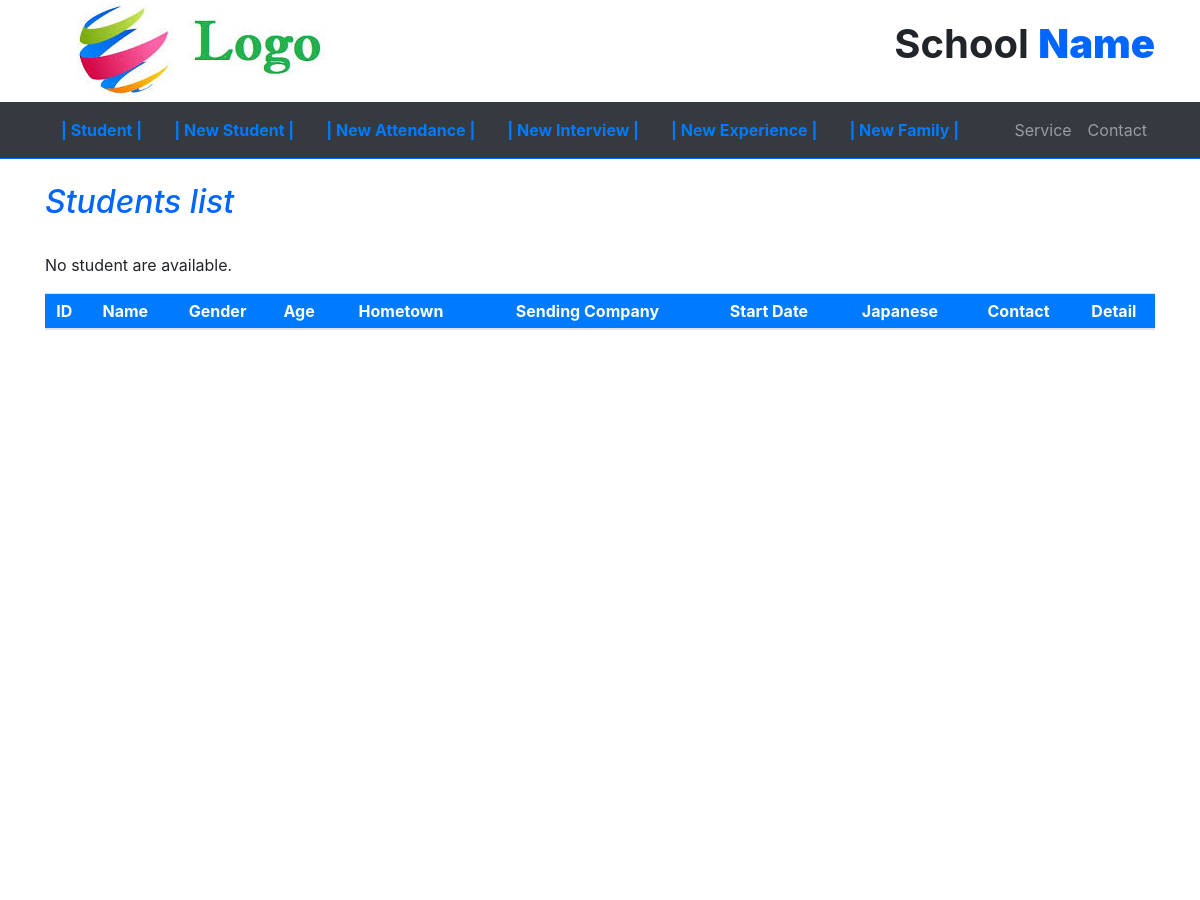
/students/ (upper part), run on an earlier commit of the app's database.
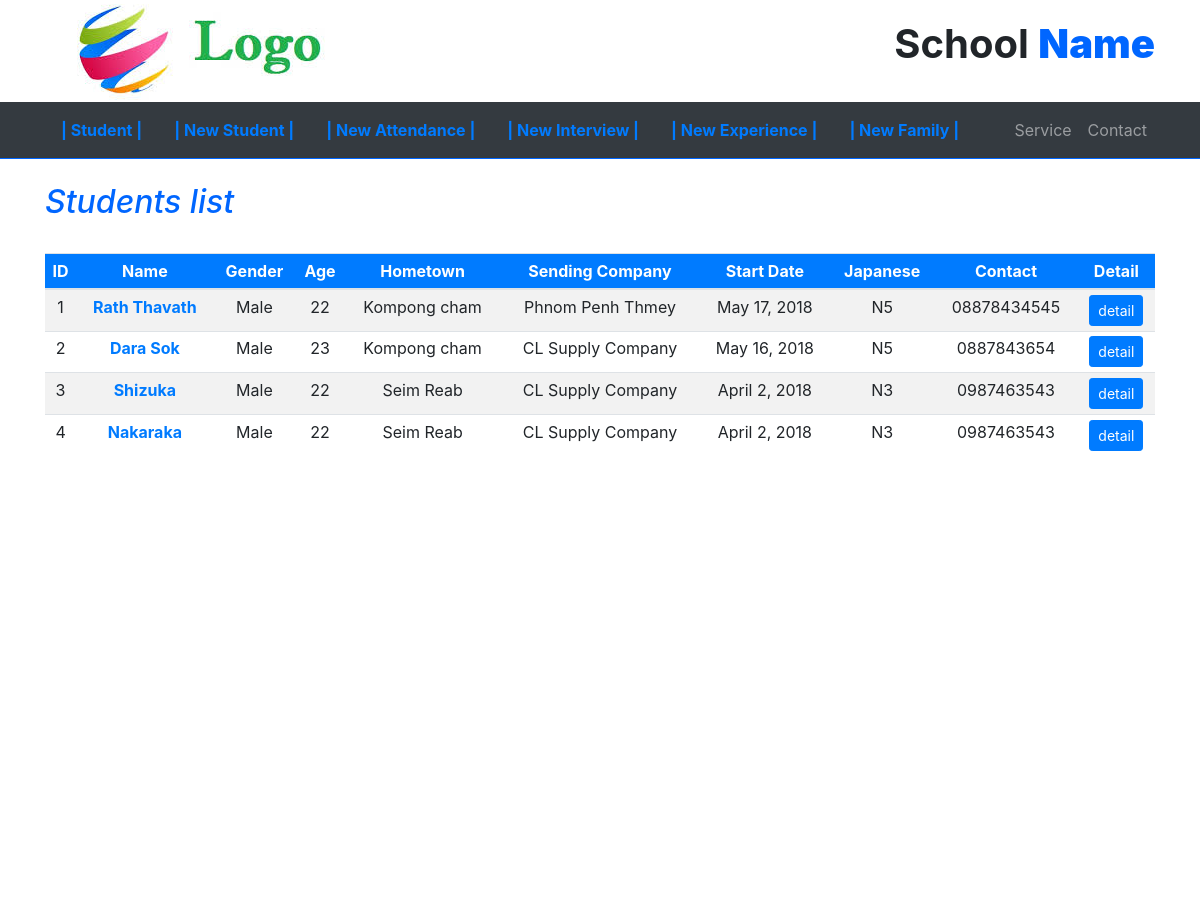
And on a later commit of the database.
### students/models.py (models this page shows, shortened)
class Student(models.Model):
	english_name = models.CharField(max_length=200)
	khmer_name = models.CharField(max_length=200, blank=True)
	japanese_name = models.CharField(max_length=200, blank=True)
	nationality = models.CharField(max_length=50)
	place_of_birth = models.CharField(max_length=200)
	card_id = models.CharField(max_length=100, blank=True)
	khmer_salary = models.FloatField(max_length=10, default=150, blank=True)
	EDU = (
		('Primary School','Primary School'),
		('Secondary School','Secondary School'),
		('High School','High School'),
		('University','University'),
		('Vocation School', 'Vocation Shool'),
		('Traning School','Traning School'),
		)
	education = models.CharField(max_length=200, choices=EDU)
	date_of_birth = models.DateField(auto_now=False, auto_now_add=False)
	age = models.PositiveIntegerField(default=0)
	GENDER = (
			('Male','Male'),
			('Female','Female'),
		)
	gender = models.CharField(max_length=200,choices=GENDER)
	state_of_healt = models.CharField(max_length=20, blank=True)
	blood_type = models.CharField(max_length=20, blank=True)
	vision = models.CharField(max_length=50, blank=True)
	interest = models.CharField(max_length=50, blank=True)
	year_of_experience = models.IntegerField(default=0)
	MARRIED = (
			('Yes','Yes'),
			('No','No'),
		)
	married = models.CharField(max_length=50, choices=MARRIED)
	position = models.CharField(max_length=50, blank=True)
	behavior = models.CharField(max_length=50, blank=True)
	went_to_japan = models.CharField(max_length=50, choices=MARRIED)
	japanese_conversation = models.CharField(max_length=50, choices=MARRIED)
	height = models.CharField(max_length=50, blank=True)
	weight = models.CharField(max_length=50, blank=True)
	current_address = models.CharField(max_length=200)
	REASON = (
		('Increase Revenue','Increase Revenue'),
		('Respect to parents','Respect to parents'),
		('Improve Living','Improve Living'),
		('Education','Education'),
		('Other Reason','Other Reason'),
		)
	reason = models.CharField(max_length=255, choices=REASON)
	arrang_money = models.TextField(max_length=255, blank=True)
	COMPANY=(
		('Company 168','Company 168'),
		('Phnom Penh Thmey','Phnom Penh Thmey'),
		('CL Supply Company','CL Supply COMPANY'),
		('Other Company','Other Company'),
		)
	sending_company = models.CharField(max_length=200, choices=COMPANY)
	LEVEL = (
		('level','level'),
		('N5','N5'),
		('N4','N4'),
		('N3','N3'),
		('N2','N2'),
		('N1','N1'),
	)
	japanese_level = models.CharField(max_length=50, choices=LEVEL)
	field_of_work = models.CharField(max_length=50, blank=True)
	date_go_japan = models.DateField(auto_now_add=False, auto_now=False, blank=True)
	prefecture = models.CharField(max_length=50, blank=True)
	zip_code = models.CharField(max_length=50, blank=True)
	address_in_japan = models.CharField(max_length=200)
	grammer_level = models.CharField(max_length=200, blank=True)
	idiom_level = models.CharField(max_length=200, blank=True)
	conversation_level = models.CharField(max_length=200, blank=True)
	life_attitude = models.CharField(max_length=200, blank=True)
	course_type = models.CharField(max_length=100, blank=True)
	last_peroid_of_study = models.DateField(auto_now=False, auto_now_add=False, blank=True)
	university_name = models.CharField(max_length=200, blank=True)
	subject_name = models.CharField(max_length=100, blank=True)
	teacher_name = models.CharField(max_length=50, blank=True)
	book_type = models.CharField(max_length=50, blank=True)
	start_date = models.DateField(blank=True)
	end_date = models.DateField(blank=True)
	status = models.CharField(max_length=50, blank=True)
	description = models.CharField(max_length=255, blank=True)
	admin_name = models.CharField(max_length=50, blank=True)
	email_address = models.EmailField(max_length=255, blank=True)
	phone_number = models.CharField(max_length=255, blank=True)

### students/views.py (the view)
def index(request):
    students = Student.objects.all()
    context = { 'students': students }
    return render(request, 'students/index.html', context)

### students/templates/students/index.html
{% extends 'students/base.html' %}
{% block content %}
				<div class="container">
					<div>
					<br>
					<h2><i style="color: #0066ff;">Students list</i></h2>
				    <br>
				    <table class="table table-hover table-sm table-striped table-responsive-sm " style="text-align: center;">
				    	<thead class="bg-primary" style="color: white; height: 30px;">
				    		<tr>
				    			<th>ID</th>
				    			<th>Name</th>
				    			<th>Gender</th>
				    			<th>Age</th>
				    			<th>Hometown</th>
				    			<th>Sending Company</th>
				    			<th>Start Date</th>
				    			<th>Japanese</th>
				    			<th>Contact</th>
				    			<th>Detail</th>
				    		</tr>
				    	</thead >
				    	<tbody class="table-hover">
				    	{% if students %}
				    	{% for student in students %}
				    		<tr class=" table-xm table-hover" >
				    			<td>{{ student.id }}</td>
				    			<td><strong><a href="{% url 'students:detail' student.id %}">{{ student.english_name }}</a></strong></td>
				    			<td>{{ student.gender }}</td>
				    			<td>{{ student.age }}</td>
				    			<td>{{ student.place_of_birth }}</td>
				    			<td>{{ student.sending_company }}</td>
				    			<td>{{ student.start_date }}</td>
				    			<td>{{ student.japanese_level }}</td>
				    			<td>{{ student.phone_number }}</td>
				    			<td><a class="btn btn-sm btn-primary"  href="{% url 'students:detail' student.id %}">detail</a></td>
				    		</tr>
				    	{% endfor %}
						{% else %}
						    <p>No student are available.</p>
						{% endif %}
				    	</tbody>
				    </table>
					</div>
				</div>
{% endblock %}

### students/templates/students/base.html (shortened to what this page needs)
<!DOCTYPE html>
<html>
<head>
	{% load static %}
	<link rel="stylesheet" href="{% static 'students/index.css' %}" type="text/css">
	<link rel="stylesheet" href="{% static 'css/bootstrap.min.css' %}" type="text/css">
	<link rel="stylesheet" href="{% static 'css/bootstrapcss' %}" type="text/css">
</head>
	<body style="height: 2500px;" data-spy="scroll" data-target="#myScrollspy" data-offset="1">
		<div class="container" style="height: 130px; margin-top: -28px;">
		    <div class="row">
              <div class="col-sm-4 left-header"><img style="" src="{% static 'images/logo.jpg' %}"></img></div>
              <div class="col-sm-8 right-header"><br><br><b><h1 style=" text-align: right;" >School <b style="color: #0066ff;">Name</b></b></h1></div>
           </div>
        </div>
        <nav class="navbar navbar-expand-sm bg-dark navbar-dark sticky-top" style="border-bottom: 1px solid #0066ff;">
        <div class="container">
        	<div style="float: left;">
              <a class="nav-link" style="float: left;" href="{% url 'students:index' %}"><b>| Student |</b></a>
              <a class="nav-link" style="float: left;" href="{% url 'students:new_student' %}"><b>| New Student |</b></a>
              <a class="nav-link" style="float: left;" href="{% url 'students:new_attendance' %}"><b>| New Attendance |</b></a>
              <a class="nav-link" style="float: left;" href="{% url 'students:new_interview' %}"><b>| New Interview |</b></a>
              <a class="nav-link" style="float: left;" href="{% url 'students:new_experience' %}"><b>| New Experience |</b></a>
              <a class="nav-link" style="float: left;" href="{% url 'students:new_family' %}"><b>| New Family |</b></a>
            </div>
            <div>
              <ul class="navbar-nav">
                <li class="nav-item">
                  <a class="nav-link" href="{% url 'students:index' %}">Service</a>
                </li>
                <li class="nav-item">
                  <a class="nav-link" href="{% url 'students:index' %}">Contact</a>
                </li>
              </ul>
            </div>
        </div>
        </nav>
		{% block content %}
		{% endblock %}
		<br><br>
	</body>
</html>

### students/static/students/index.css (style rules this page uses)
body { background-color: green; position: relative; }

What changed in the data, as far as the page shows it:
added Student: id "1", english_name "Rath Thavath", gender "Male", age "22", place_of_birth "Kompong cham", sending_company "Phnom Penh Thmey", start_date "May 17, 2018", japanese_level "N5", phone_number "08878434545"
added Student: id "2", english_name "Dara Sok", gender "Male", age "23", place_of_birth "Kompong cham", sending_company "CL Supply Company", start_date "May 16, 2018", japanese_level "N5", phone_number "0887843654"
added Student: id "3", english_name "Shizuka", gender "Male", age "22", place_of_birth "Seim Reab", sending_company "CL Supply Company", start_date "April 2, 2018", japanese_level "N3", phone_number "0987463543"
added Student: id "4", english_name "Nakaraka", gender "Male", age "22", place_of_birth "Seim Reab", sending_company "CL Supply Company", start_date "April 2, 2018", japanese_level "N3", phone_number "0987463543"
Also different on the page:
text no longer shown: "No student are available."
